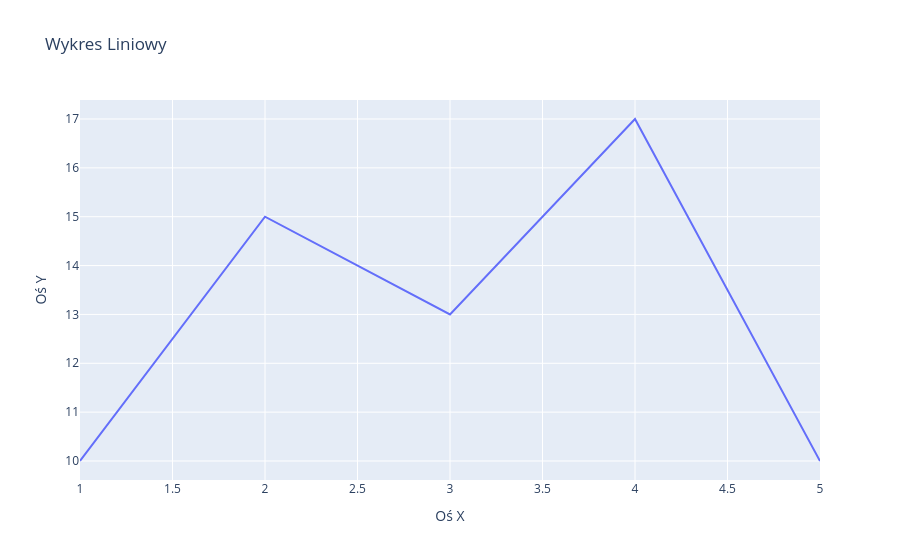

Notebook source saved alongside this figure:
### Markdown cell above
# Biblioteka plotly

### Code cell
import plotly.express as px

# Dane
x = [1, 2, 3, 4, 5]
y = [10, 15, 13, 17, 10]

# Tworzenie wykresu
fig = px.line(x=x, y=y, title="Wykres Liniowy", labels={'x':"Oś X", 'y':"Oś Y"})
fig.show()

### Figure 1 — Plotly figure (JSON) as saved in the notebook; plotly's stock layout.template omitted (floating-point values rounded to 4 significant figures)
{"data": [{"hovertemplate": "Oś X=%{x}<br>Oś Y=%{y}<extra></extra>", "legendgroup": "", "line": {"color": "#636efa", "dash": "solid"}, "marker": {"symbol": "circle"}, "mode": "lines", "name": "", "orientation": "v", "showlegend": false, "type": "scatter", "x": [1, 2, 3, 4, 5], "xaxis": "x", "y": [10, 15, 13, 17, 10], "yaxis": "y"}], "layout": {"legend": {"tracegroupgap": 0}, "title": {"text": "Wykres Liniowy"}, "xaxis": {"anchor": "y", "domain": [0, 1], "title": {"text": "Oś X"}}, "yaxis": {"anchor": "x", "domain": [0, 1], "title": {"text": "Oś Y"}}}}
